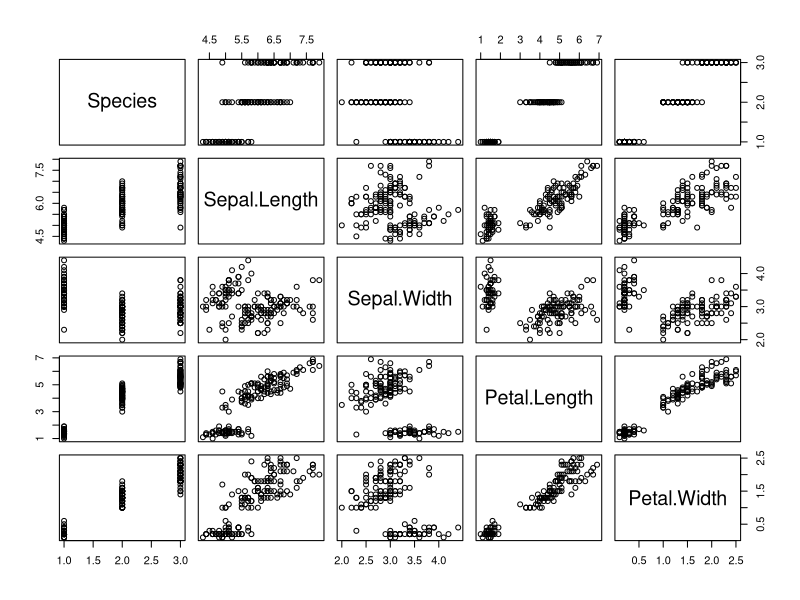
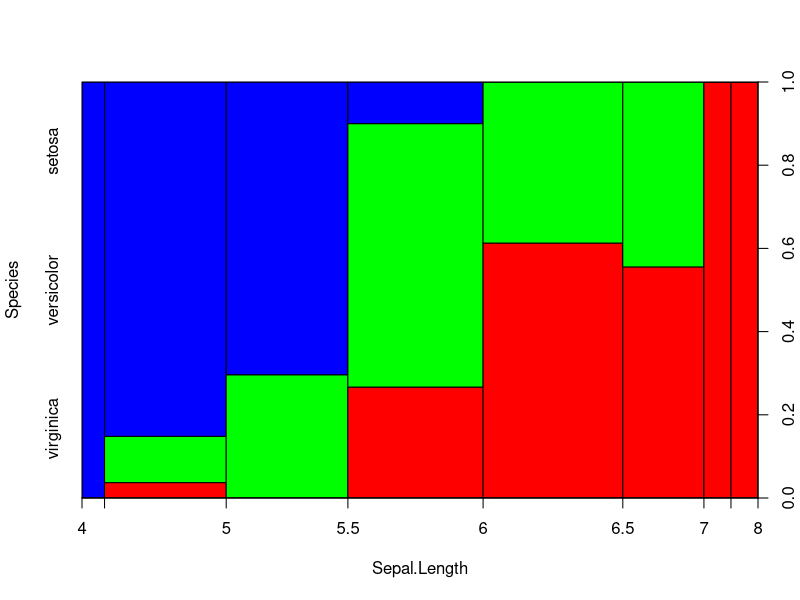
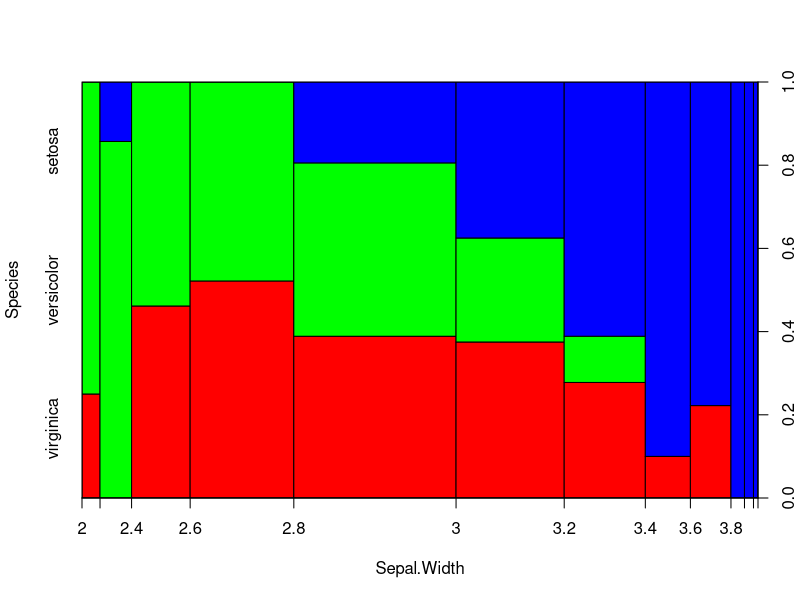
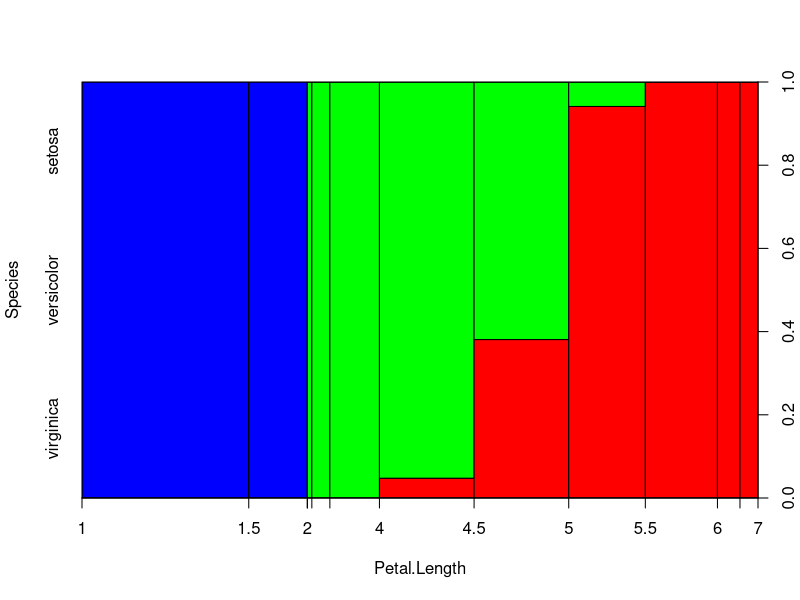
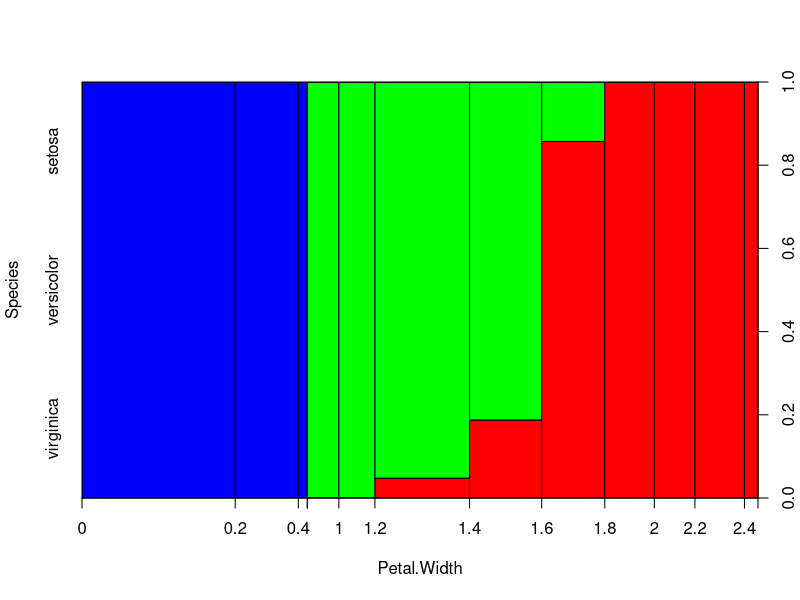
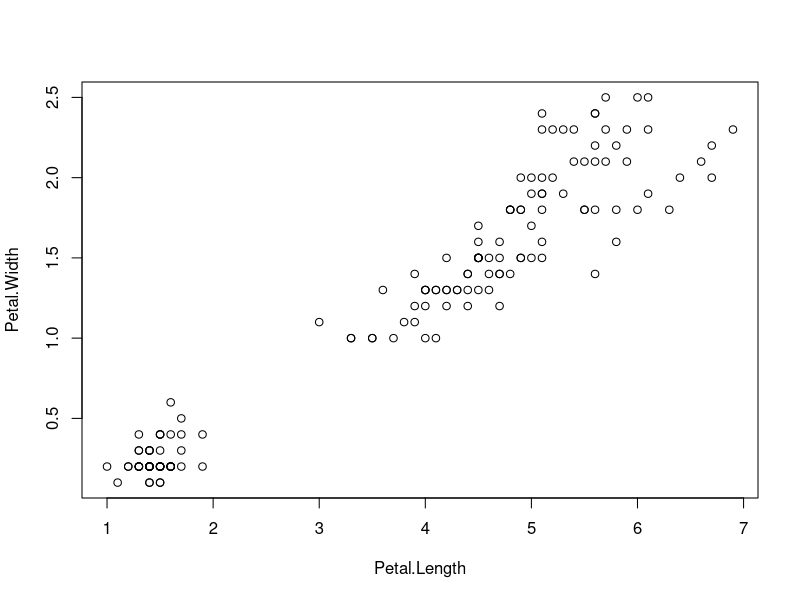
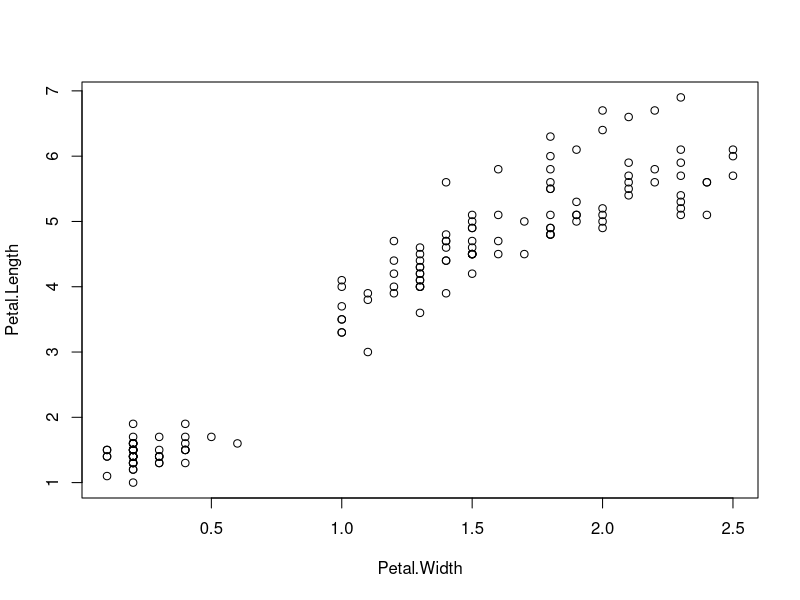

The R script that drew these images, in order: (Note: this script raises an error after producing the figures.)
attach(iris)
pairs(Species~Sepal.Length+Sepal.Width+Petal.Length+Petal.Width)
plot(Species~Sepal.Length+Sepal.Width+Petal.Length+Petal.Width,col=rainbow(3))

plot(Petal.Length,Petal.Width)
plot(Petal.Width,Petal.Length)

detach(iris)
plot(Sepal.Length,Species)
barplot(Sepal.Length,)

counts <- table(mtcars$vs, mtcars$gear)
barplot(counts, main="Car Distribution by Gears and VS",
        xlab="Number of Gears", col=c("darkblue","red"),
        legend = rownames(counts)) 
